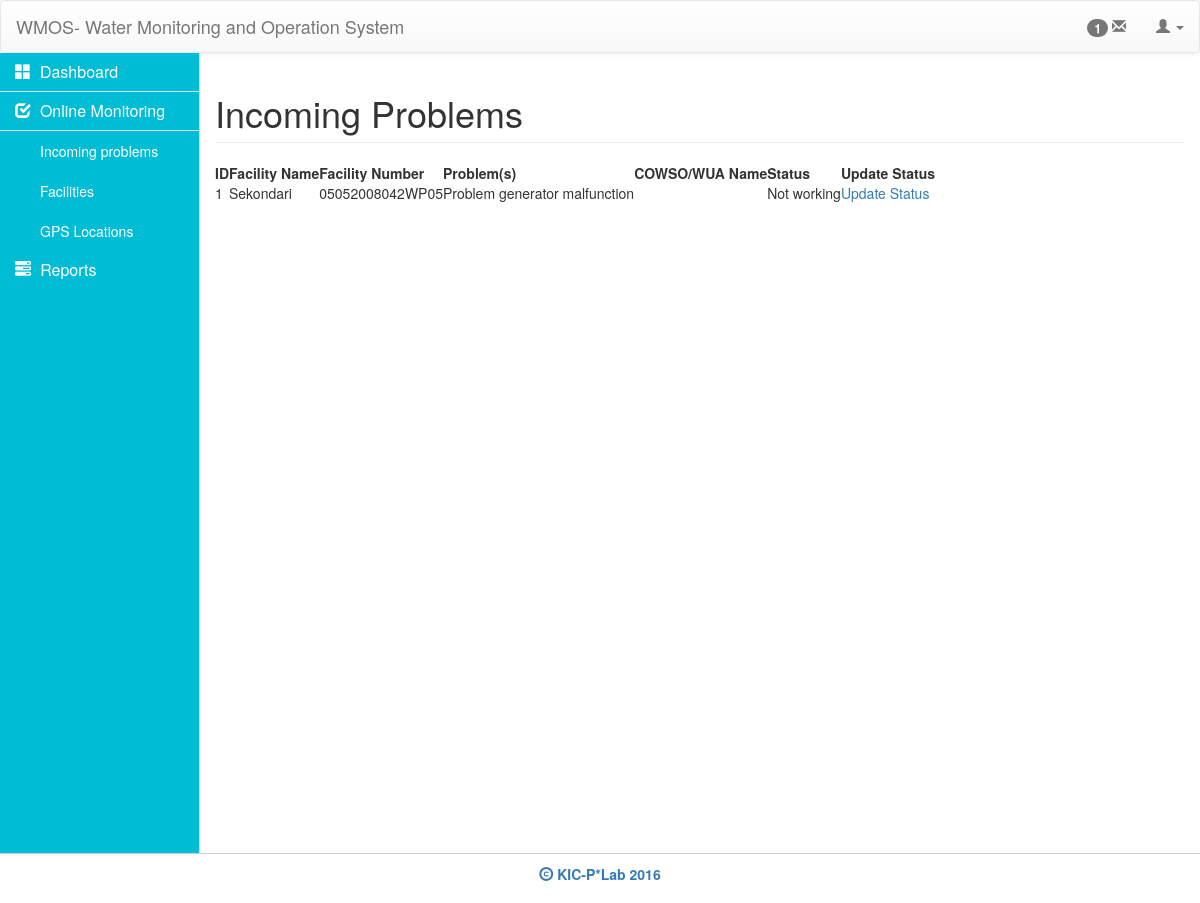
The page /problems.php (signed in) on the database its author committed.
### tables this page shows
CREATE TABLE `faci_problems` (
  `id` int(11) NOT NULL,
  `faci_name` varchar(100) NOT NULL,
  `faci_num` varchar(100) NOT NULL,
  `problems` text NOT NULL,
  `com_name` varchar(100) NOT NULL,
  `status` int(11) NOT NULL
);

### problems.php (the view, shortened to what this page needs)
<?php
include 'database.php';
$sql = "SELECT * FROM faci_problems ORDER BY id DESC";
$result = mysqli_query($conn,$sql) or die (mysqli_error());
$data = false;
while ($row = mysqli_fetch_assoc($result)) {
	$data[] = array(
					'faci_name' 	=> $row['faci_name'],
					'faci_num' 		=> $row['faci_num'],
					'com_name' 		=> $row['com_name'],
					'problems' 		=> $row['problems'],
					'status' 		=> $row['status'],
					'id' 			=> $row['id'],
				);
}
 ?>
<!DOCTYPE html>
<html>
<head>
	<?php include "includes/_csslinks.php"; ?>
</head>
<body>
	<?php include 'includes/_header.php'; ?>
	<div class= "container-fluid">
		<div class="row" id="page">
			<?php include "includes/_sidebar.php"; ?>
			<div class="col-md-10">
				<h1 class="page-header">Incoming Problems</h1>
				<div class="row">
					<div class="col-md-12">
						<table class="hover row-border compact" id="sms-table">
		                    <thead>
	                            <tr>
	                                <th>ID</th>
	                                <th>Facility Name</th>
	                                <th>Facility Number</th>
	                                <th>Problem(s)</th>
	                                <th>COWSO/WUA Name</th>
	                                <th>Status</th>
	                                <?php echo $_SESSION['role'] == 'user' ? '<th class="hidden">':'<th>' ?>
	                                Update Status</th>
	                            </tr>
	                        </thead>
	                        <tbody>
	                        	<?php
	                        		$i = 1;
	                        		if ($data):
		                        		foreach ($data as $key => $value):
	                        	 ?>
		                            <tr>
		                                <td><?php echo $i ?></td>
		                                <td><?php echo $value['faci_name'] ?></td>
		                                <td><?php echo $value['faci_num'] ?></td>
		                                <td><?php echo $value['problems'] ?></td>
		                                <td><?php echo $value['com_name'] ?></td>
		                                <td><?php echo $value['status'] == 0 ? 'Not working':'Working'; ?></td>
		                                <?php echo $_SESSION['role'] == 'user' ? '<td class="hidden">':'<td>' ?>
		                                <a href="edit_facility_status.php?id=<?php echo $value['faci_num'] ?>&prob_id= <?php echo $value['id'] ?>"> Update Status</a></td>
		                            </tr>
	                            <?php   $i++;
										endforeach;
		                           	endif;
	                             ?>
	                        </tbody>
	                    </table>
					</div>
				</div>
			</div>
		</div>
		 <?php include "includes/_footer.php"; ?>
	</div>
<?php include "includes/_jslinks.php"; ?>
</body>
</html>

### styles/majismain.css (style rules this page uses)
#page { min-height: 80vh; }

### rows shown on the page
faci_problems: faci_name "Sekondari", faci_num "05052008042WP05", problems "Problem generator malfunction", status "Not working"
